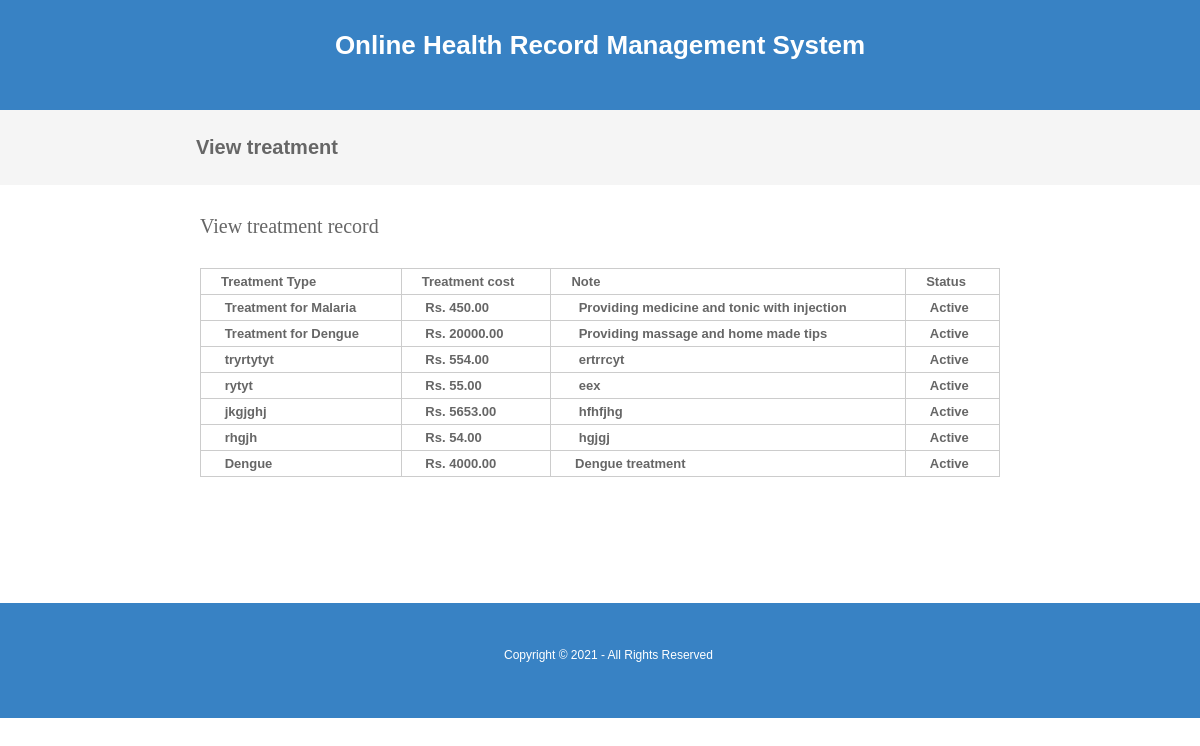
/viewtreatment.php, run on an earlier commit of the app's database.
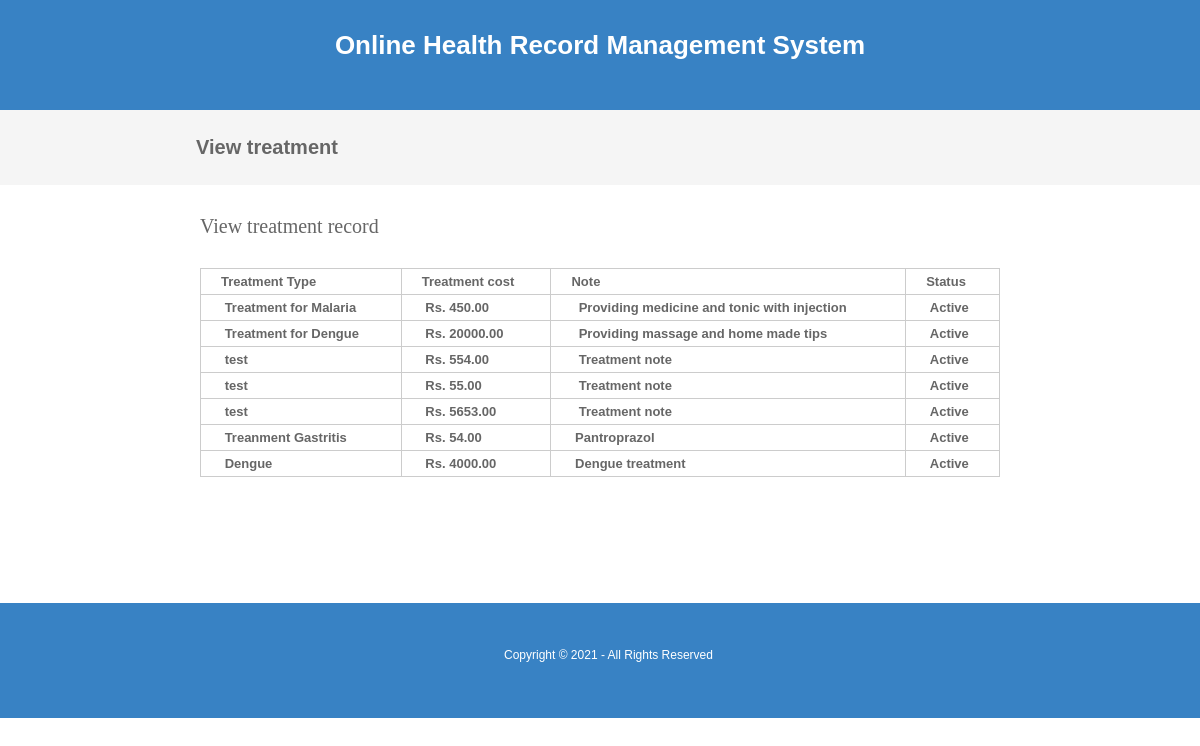
And on a later commit of the database.
### tables this page shows
CREATE TABLE `treatment` (
  `treatmentid` int(10) NOT NULL,
  `treatmenttype` varchar(25) NOT NULL,
  `treatment_cost` decimal(10,2) NOT NULL,
  `note` text NOT NULL,
  `status` varchar(10) NOT NULL
);

### viewtreatment.php (the view, shortened to what this page needs)
<?php
include("headers.php");
include("dbconnection.php");
?>
<div class="wrapper col2">
  <div id="breadcrumb">
    <ul>
      <li class="first">View  treatment</li></ul>
  </div>
</div>
<div class="wrapper col4">
  <div id="container">
    <h1>View treatment record</h1>
    <table width="200" border="3">
      <tbody>
        <tr>
          <td><strong>Treatment Type</strong></td>
          <td><strong>Treatment cost</strong></td>
          <td><strong>Note</strong></td>
          <td><strong>Status</strong></td>
        </tr>
          <?php
		$sql ="SELECT * FROM treatment";
		$qsql = mysqli_query($con,$sql);
		while($rs = mysqli_fetch_array($qsql))
		{
        echo "<tr>
          <td>&nbsp;$rs[treatmenttype]</td>
		  <td>&nbsp;Rs. $rs[treatment_cost]</td>
          <td>&nbsp;$rs[note]</td>
			 <td>&nbsp;$rs[status]</td>";
        echo "</tr>";
		}
		?>
      </tbody>
    </table>
    <h1>&nbsp;</h1>
    <p>&nbsp;</p>
  </div>
</div>
<?php
include("footers.php");
?>

What changed in the data, as far as the page shows it:
changed treatment (number 3 of 7 on the later page): treatmenttype "tryrtytyt" → "test"; note "ertrrcyt" → "Treatment note"
changed treatment (number 4 of 7 on the later page): treatmenttype "rytyt" → "test"; note "eex" → "Treatment note"
changed treatment (number 5 of 7 on the later page): treatmenttype "jkgjghj" → "test"; note "hfhfjhg" → "Treatment note"
changed treatment: treatmenttype "rhgjh" → "Treanment Gastritis"; note "hgjgj" → "Pantroprazol"
